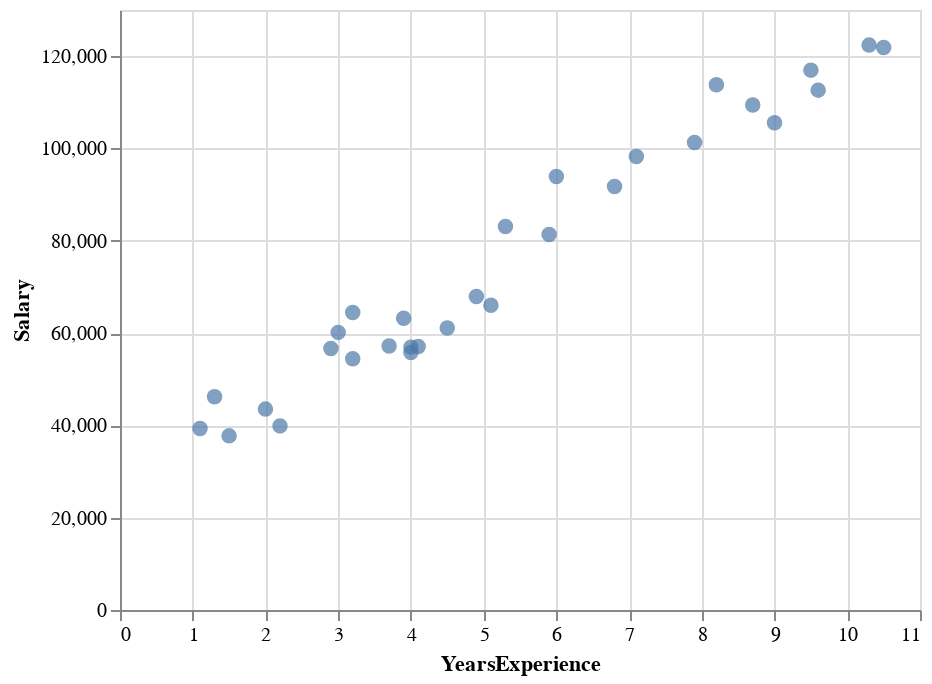

Here is the notebook cell this chart was saved with:
### Markdown cell above
<h5> Scatter plot of data </h5>

### Code cell
def get_salary_points_chart():
    graph = alt.Chart(salary_df).mark_circle(size=60).encode(
    x='YearsExperience',
    y='Salary')
    
    return graph
    
    
get_salary_points_chart()

### Figure 1 — Vega-Lite specification as saved in the notebook (floating-point values rounded to 4 significant figures)
{"config": {"view": {"continuousWidth": 400, "continuousHeight": 300}}, "data": {"name": "data-09773d8f115bcdd7976eced50e1ebdda"}, "mark": {"type": "circle", "size": 60}, "encoding": {"x": {"field": "YearsExperience", "type": "quantitative"}, "y": {"field": "Salary", "type": "quantitative"}}, "$schema": "https://vega.github.io/schema/vega-lite/v4.17.0.json", "datasets": {"data-09773d8f115bcdd7976eced50e1ebdda": [{"YearsExperience": 1.1, "Salary": 39340.0}, {"YearsExperience": 1.3, "Salary": 46200.0}, {"YearsExperience": 1.5, "Salary": 37730.0}, {"YearsExperience": 2.0, "Salary": 43520.0}, {"YearsExperience": 2.2, "Salary": 39890.0}, {"YearsExperience": 2.9, "Salary": 56640.0}, {"YearsExperience": 3.0, "Salary": 60150.0}, {"YearsExperience": 3.2, "Salary": 54440.0}, {"YearsExperience": 3.2, "Salary": 64440.0}, {"YearsExperience": 3.7, "Salary": 57190.0}, {"YearsExperience": 3.9, "Salary": 63220.0}, {"YearsExperience": 4.0, "Salary": 55790.0}, {"YearsExperience": 4.0, "Salary": 56960.0}, {"YearsExperience": 4.1, "Salary": 57080.0}, {"YearsExperience": 4.5, "Salary": 61110.0}, {"YearsExperience": 4.9, "Salary": 67940.0}, {"YearsExperience": 5.1, "Salary": 66030.0}, {"YearsExperience": 5.3, "Salary": 83090.0}, {"YearsExperience": 5.9, "Salary": 81360.0}, {"YearsExperience": 6.0, "Salary": 93940.0}, {"YearsExperience": 6.8, "Salary": 91740.0}, {"YearsExperience": 7.1, "Salary": 98270.0}, {"YearsExperience": 7.9, "Salary": 101300.0}, {"YearsExperience": 8.2, "Salary": 113800.0}, {"YearsExperience": 8.7, "Salary": 109400.0}, {"YearsExperience": 9.0, "Salary": 105600.0}, {"YearsExperience": 9.5, "Salary": 117000.0}, {"YearsExperience": 9.6, "Salary": 112600.0}, {"YearsExperience": 10.3, "Salary": 122400.0}, {"YearsExperience": 10.5, "Salary": 121900.0}]}}
